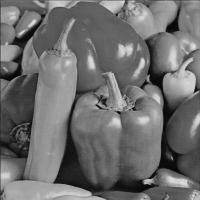
#> input picture Catalogo/Parte2/Catalogo2/peppers.jpg, 200 x 200 px
$ python histogramaPython.py
#> lines starting #> are read from the running program, lines starting #| are printed output that depends on the picture
import numpy as np
import math
import matplotlib.pyplot as plt
import matplotlib.image as img

#crear histograma de la imágen
def histograma(m, n, image):
    result = np.zeros(256)
    #print(image)
    for x in image:
    	for y in x:
    		result[y] +=1
    return result

#generar eje x
def generateX():
	datos = np.zeros(256)
	cont = 0
	for x in range(256):
		datos[x] = cont
		cont +=1
	return datos

# Cargar la imagen
image = img.imread('peppers.jpg')
#> image is the input picture: shape (200, 200); min 0, max 227, mean 109.9
m,n = image.shape
#> m = 200; n = 200
m -= 1
#> m = 199
n -= 1
#> n = 199

plt.subplot(221)
plt.imshow(image, cmap = 'gray')
plt.title("Imagen Original")

#mostrar el histograma generado
datos = generateX()
result = histograma(m,n,image)
#> after the loop in histograma, `for x in image:`: result = 256 values, max 606 at index 98, min 0 at index 225, mean 156.2
plt.subplot(222)
plt.bar(datos,result)
plt.show()
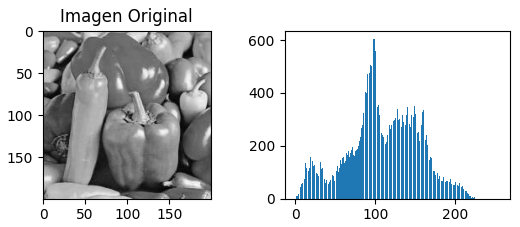
#> figure drawn by matplotlib, 2 panels; panel 2: tallest bar 606 high, from x = 97.6 to 98.4
